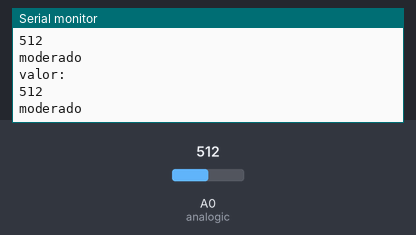
This sketch was run on a simulated Arduino Uno, built with avr-gcc and run on an emulated ATmega328P. Shown: the last lines printed to the serial monitor. Inputs (shaded band) come from the test bench; at power-on: A0 (analogic) = 512.

Above: at 1.8 s.
1.9 s: A0 (analogic) set to 390
At 2.5 s:
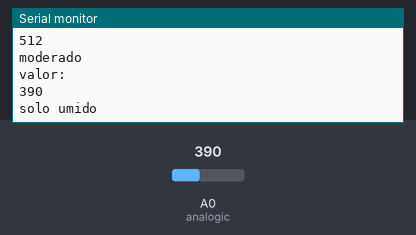
4.5 s: A0 (analogic) set to 0
At 5.8 s:
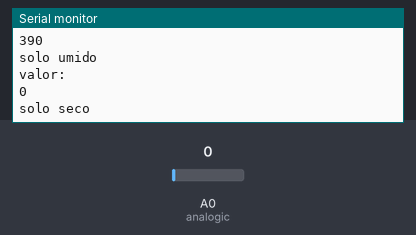
Timing chart, 0 to 7.5 s (numbered marks = the images above; inputs shaded):
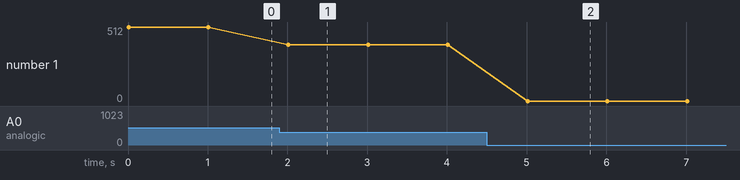

Measured:
- after the input at 1.9 s, the serial monitor: prints a new line after 0.11 s (image 1)
- after the input at 4.5 s, the serial monitor: prints a new line after 0.51 s (image 2)
- plotted number 1: 512 → 390 after the input at 1.9 s, 390 → 0 after the input at 4.5 s

The sketch:

sketch_may16a.ino
```cpp
#define analogic A0
int analog;

void setup() {
  Serial.begin(9600);
  pinMode(analogic, INPUT);
}

void loop() {
  analog = analogRead(analogic);
  Serial.println("valor:");
  Serial.println(analog);

  if(analog > 0 && analog < 400){
    Serial.println("solo umido");
  }else
  if(analog > 400 && analog < 800){
    Serial.println("moderado");
  }
  else{
    Serial.println("solo seco");
  }
  delay(1000);
}
```
